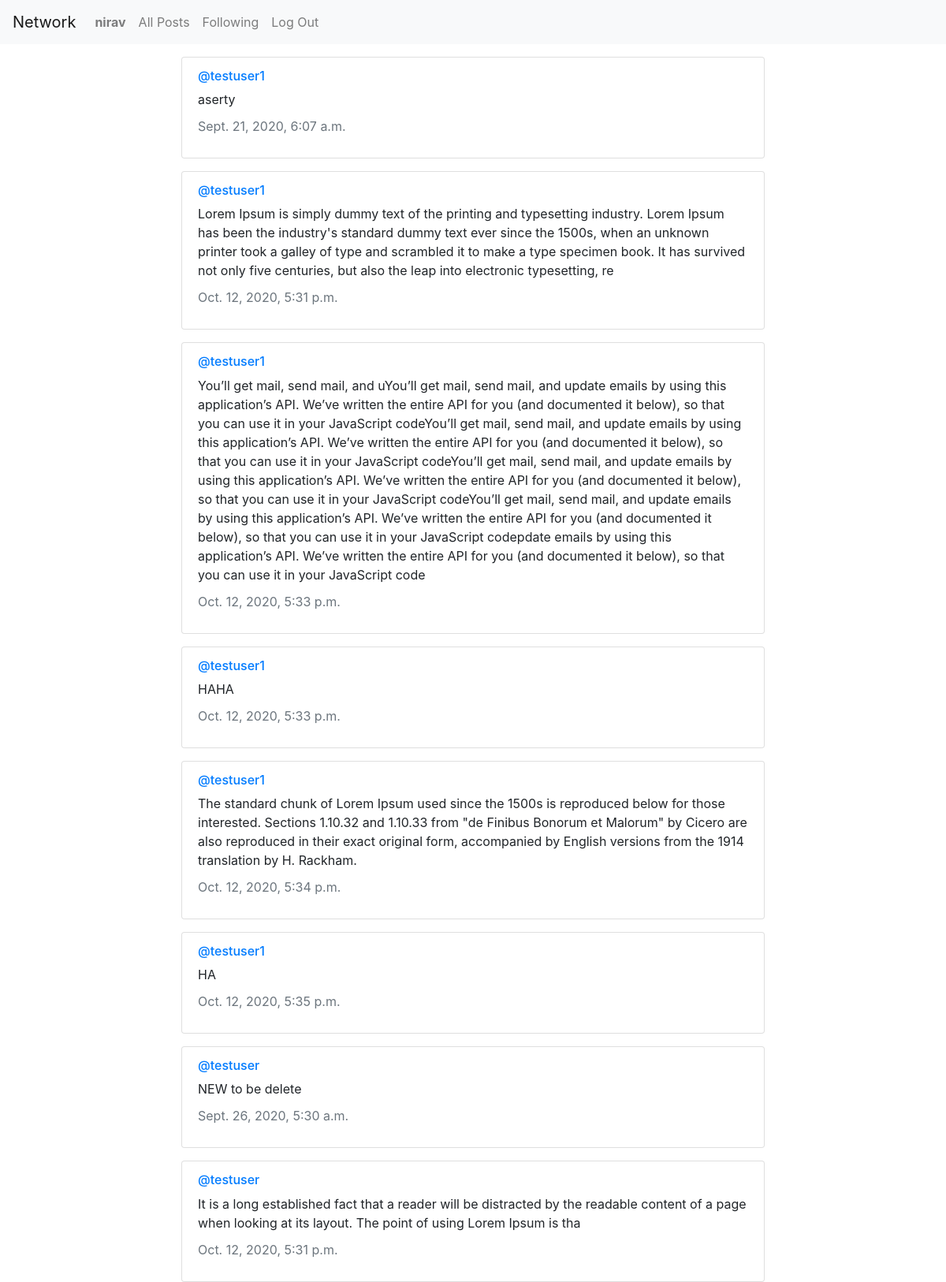
Page /following (signed in) on the committed database.
### network/models.py (models this page shows, shortened)
class User(AbstractUser):
    following = models.ManyToManyField("User", related_name='followers',blank=True)

class Post(models.Model):
    user=models.ForeignKey(User, on_delete=models.CASCADE)
    content=models.CharField(max_length=5000)
    time=models.DateTimeField(auto_now_add=True)
    like=models.ManyToManyField(User,related_name='liked',blank=True)

### network/views.py (the view)
# urls.py: path('following',views.following,name="following"),
def following(request):
    dict_following=[]
    userx=User.objects.get(id=request.user.id)
    for i in userx.following.all():
        for post in Post.objects.all().filter(user_id=i.id):
            dict_following.append(post)
    return render(request,'network/following.html',{'following':dict_following})

### network/templates/network/following.html (shortened to what this page needs)
{% extends "network/layout.html" %}
{% load static %}
{% block body %}
{% for post in following %}
    <div class="card mt-3" style="margin-left:230px; margin-right:230px;">
        <div class="card-body">
            <a href="{% url 'profile' post.user %}">
                <h6 class="card-subtitle mb-2">@{{post.user}}</h6>
            </a>
            <p class="card-text">{{post.content}}</p>
            <p class="card-subtitle mb-2 text-muted" >{{post.time}}</p>
        </div>
    </div>
{% endfor %}
{% endblock %}

### network/templates/network/layout.html (shortened to what this page needs)
{% load static %}
<!DOCTYPE html>
<html lang="en">
    <head>
        <link rel="stylesheet" href="https://stackpath.bootstrapcdn.com/bootstrap/4.4.1/css/bootstrap.min.css">
        <link href="{% static 'network/styles.css' %}" rel="stylesheet">
    </head>
    <body>
        <nav class="navbar navbar-expand-lg navbar-light bg-light">
            <a class="navbar-brand" href="#">Network</a>
            <div>
              <ul class="navbar-nav mr-auto">
                {% if user.is_authenticated %}
                    <li class="nav-item">
                        <a class="nav-link" href="#"><strong>{{ user.username }}</strong></a>
                    </li>
                {% endif %}
                <li class="nav-item">
                  <a class="nav-link" href="{% url 'index' %}">All Posts</a>
                </li>
                {% if user.is_authenticated %}
                    <li class="nav-item">
                        <a class="nav-link" href="{% url 'following' %}">Following</a>
                    </li>
                    <li class="nav-item">
                        <a class="nav-link" href="{% url 'logout' %}">Log Out</a>
                    </li>
                {% endif %}
              </ul>
            </div>
          </nav>
        <div class="body">
            {% block body %}
            {% endblock %}
        </div>
    </body>
</html>

### rows in the picture
User: username "nirav"
Post: user "testuser1", content "aserty", time "Sept. 21, 2020, 6:07 a.m."
Post: user "testuser1", content "Lorem Ipsum is simply dummy text of the printing and typesetting industry. Lorem Ipsum has been the industry's standard dummy text ever since the 1500s, when an unknown printer took a galley of type and scrambled it to make a type specimen book. It has survived not only five centuries, but also the leap into electronic typesetting, re", time "Oct. 12, 2020, 5:31 p.m."
Post: user "testuser1", content "You’ll get mail, send mail, and uYou’ll get mail, send mail, and update emails by using this application’s API. We’ve written the entire API for you (and documented it below), so that you can use it in your JavaScript codeYou’ll get mail, send mail, and update emails by using this application’s API. We’ve written the entire API for you (and documented it below), so that you can use it in your JavaScript codeYou’ll get mail, send mail, and update emails by using this application’s API. We’ve written the entire API for you (and documented it below), so that you can use it in your JavaScript codeYou’ll get mail, send mail, and update emails by using this application’s API. We’ve written the…", time "Oct. 12, 2020, 5:33 p.m."
Post: user "testuser1", content "HAHA", time "Oct. 12, 2020, 5:33 p.m."
Post: user "testuser1", content "The standard chunk of Lorem Ipsum used since the 1500s is reproduced below for those interested. Sections 1.10.32 and 1.10.33 from \"de Finibus Bonorum et Malorum\" by Cicero are also reproduced in their exact original form, accompanied by English versions from the 1914 translation by H. Rackham.", time "Oct. 12, 2020, 5:34 p.m."
Post: user "testuser1", content "HA", time "Oct. 12, 2020, 5:35 p.m."
Post: user "testuser", content "NEW to be delete", time "Sept. 26, 2020, 5:30 a.m."
Post: user "testuser", content "It is a long established fact that a reader will be distracted by the readable content of a page when looking at its layout. The point of using Lorem Ipsum is tha", time "Oct. 12, 2020, 5:31 p.m."
